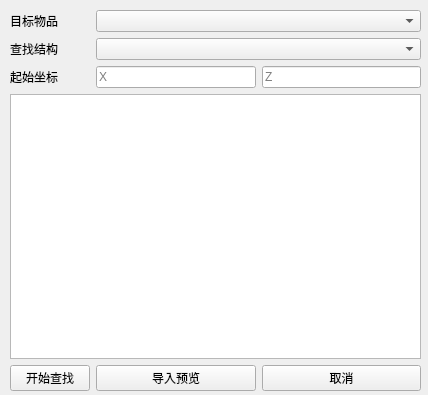
<?xml version="1.0" encoding="UTF-8"?>
<ui version="4.0">
 <class>previewBtn</class>
 <widget class="QWidget" name="previewBtn">
  <property name="geometry">
   <rect>
    <x>0</x>
    <y>0</y>
    <width>428</width>
    <height>395</height>
   </rect>
  </property>
  <property name="windowTitle">
   <string>Form</string>
  </property>
  <widget class="QWidget" name="layoutWidget">
   <property name="geometry">
    <rect>
     <x>10</x>
     <y>10</y>
     <width>411</width>
     <height>381</height>
    </rect>
   </property>
   <layout class="QGridLayout" name="gridLayout">
    <item row="0" column="0">
     <widget class="QLabel" name="targetItemLabel">
      <property name="text">
       <string>目标物品</string>
      </property>
     </widget>
    </item>
    <item row="0" column="1" colspan="2">
     <widget class="QComboBox" name="targetItemCombo"/>
    </item>
    <item row="1" column="0">
     <widget class="QLabel" name="targetStructureLabel">
      <property name="text">
       <string>查找结构</string>
      </property>
     </widget>
    </item>
    <item row="1" column="1" colspan="2">
     <widget class="QComboBox" name="targetStructureCombo">
      <property name="placeholderText">
       <string>无</string>
      </property>
     </widget>
    </item>
    <item row="2" column="0">
     <widget class="QLabel" name="coodinateLabel">
      <property name="text">
       <string>起始坐标</string>
      </property>
     </widget>
    </item>
    <item row="2" column="1">
     <widget class="QLineEdit" name="XEdit">
      <property name="placeholderText">
       <string>X</string>
      </property>
     </widget>
    </item>
    <item row="2" column="2">
     <widget class="QLineEdit" name="ZEdit">
      <property name="placeholderText">
       <string>Z</string>
      </property>
     </widget>
    </item>
    <item row="3" column="0" colspan="3">
     <widget class="QTextBrowser" name="informationBrowser"/>
    </item>
    <item row="4" column="1">
     <widget class="QPushButton" name="importPreviewBtn">
      <property name="text">
       <string>导入预览</string>
      </property>
     </widget>
    </item>
    <item row="4" column="2">
     <widget class="QPushButton" name="cancelBtn">
      <property name="text">
       <string>取消</string>
      </property>
     </widget>
    </item>
    <item row="4" column="0">
     <widget class="QPushButton" name="doFindBtn">
      <property name="text">
       <string>开始查找</string>
      </property>
     </widget>
    </item>
   </layout>
  </widget>
 </widget>
 <resources/>
 <connections/>
</ui>
